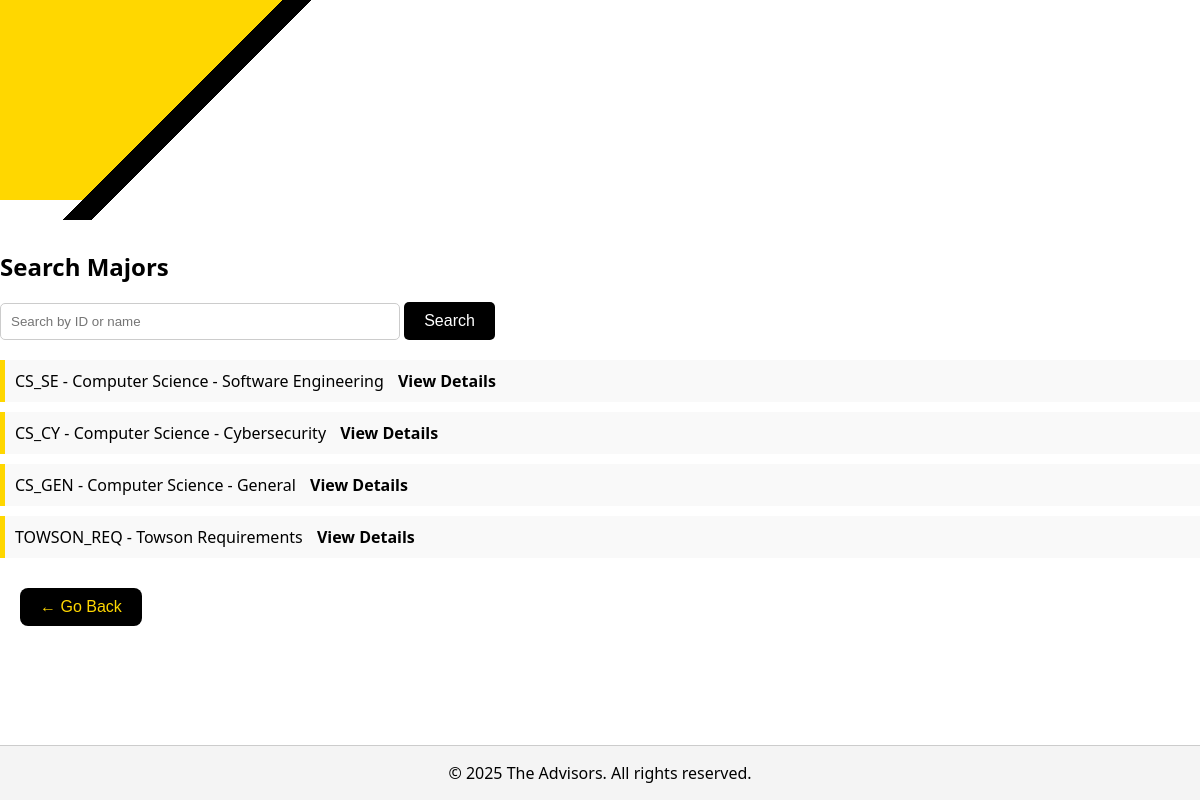
Page /search_majors.php on the committed database.
### tables this page shows
CREATE TABLE "major" (
	"major_id"	TEXT,
	"major_desc"	TEXT,
	"major_name"	TEXT,
	PRIMARY KEY("major_id")
);

### search_majors.php (the view, shortened to what this page needs)
<?php
include 'header.php';
$db = connectDB();
$search = $_GET['search'] ?? '';
$query = $db->prepare("SELECT major_id, major_name FROM major WHERE major_name LIKE :search OR major_id LIKE :search");
$query->execute([':search' => "%$search%"]);
$majors = $query->fetchAll(PDO::FETCH_ASSOC);
?>
<h2>Search Majors</h2>
<form method="GET">
    <input type="text" name="search" placeholder="Search by ID or name" value="<?= htmlspecialchars($search) ?>">
    <button type="submit">Search</button>
</form>
<ul>
<?php foreach ($majors as $major): ?>
    <li>
        <?= htmlspecialchars($major['major_id']) ?> - <?= htmlspecialchars($major['major_name']) ?>
        <a href="view_major.php?major_id=<?= urlencode($major['major_id']) ?>">View Details</a>
    </li>
<?php endforeach; ?>
</ul>
<button onclick="history.back()" class="go-back-button">← Go Back</button>
<?php include 'footer.php'; ?>

### style.css (style rules this page uses)
* { margin: 0; padding: 0; box-sizing: border-box; }
body { font-family: 'Segoe UI', Tahoma, Geneva, Verdana, sans-serif; background-color: #ffffff; background-image: linear-gradient(135deg, #FFD700 0%, #FFD700 200px, transparent 200px), linear-gradient(135deg, transparent 0%, transparent 200px, #000000 200px, #000000 220px, transparent 220px); background-repeat: no-repeat; background-size: 100% 200px, 100% 220px; color: #000000; margin: 0; padding-top: 250px; }
h1, h2 { color: #000000; margin-bottom: 10px; }
a { color: #000000; text-decoration: none; font-weight: bold; margin: 0 10px; }
button { background-color: #000000; color: #ffffff; border: none; padding: 10px 20px; font-size: 1rem; border-radius: 5px; cursor: pointer; transition: background-color 0.3s, color 0.3s; z-index: 3; position: relative; }
input[type="text"], input[type="search"], select { padding: 10px; border: 1px solid #ccc; border-radius: 5px; margin: 10px 0; width: 100%; max-width: 400px; }
ul { list-style-type: none; padding: 0; }
ul li { background-color: #f9f9f9; margin: 10px 0; padding: 10px; border-left: 5px solid #FFD700; }
.go-back-button { margin-top: 20px; margin-left: 20px; padding: 10px 20px; background-color: #000; color: #FFD700; border: none; border-radius: 8px; font-size: 1rem; cursor: pointer; transition: background-color 0.3s, color 0.3s; z-index: 2; position: relative; margin-bottom: 80px; }

### rows in the picture
major: major_id "CS_SE", major_name "Computer Science - Software Engineering"
major: major_id "CS_CY", major_name "Computer Science - Cybersecurity"
major: major_id "CS_GEN", major_name "Computer Science - General"
major: major_id "TOWSON_REQ", major_name "Towson Requirements"
